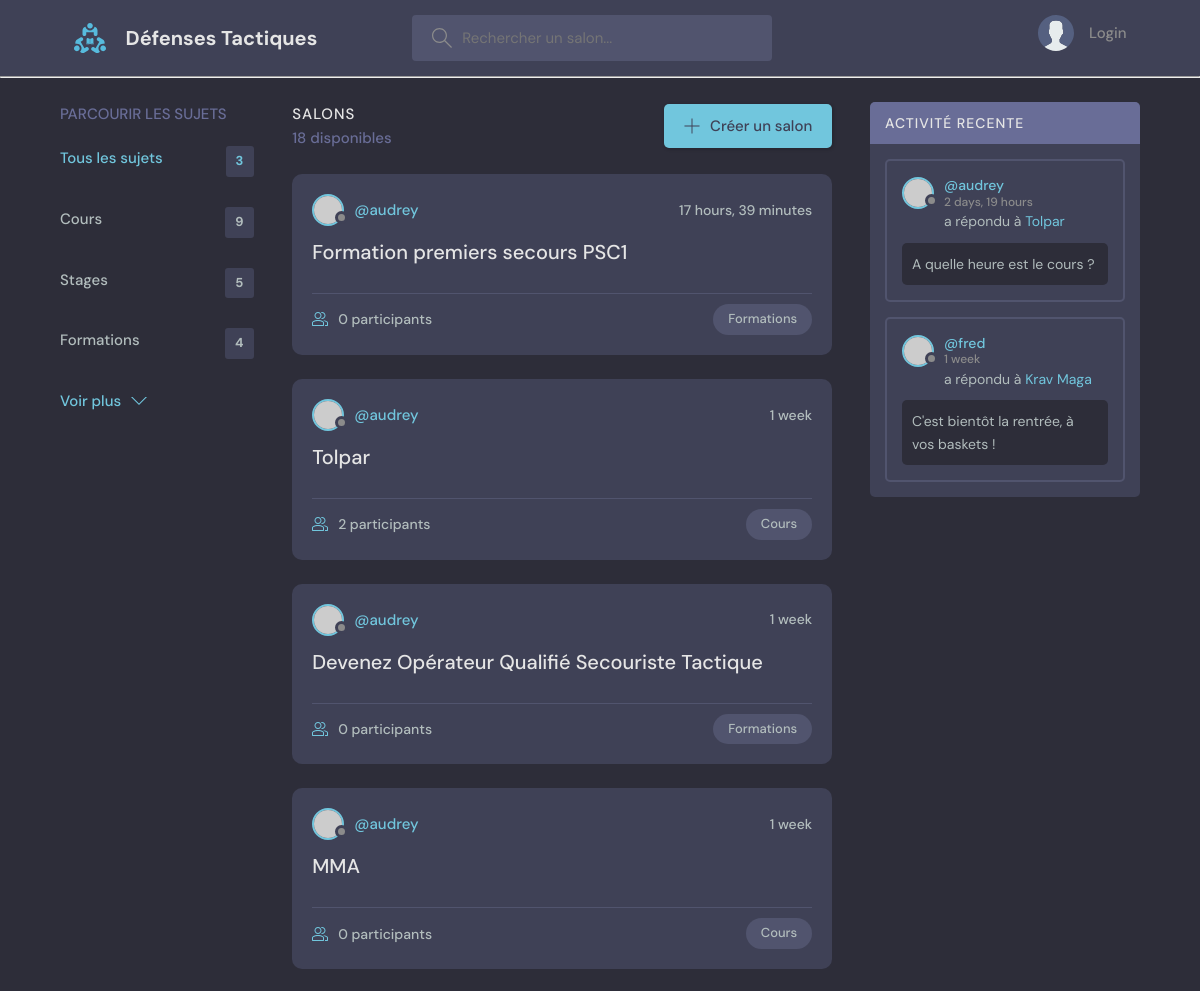
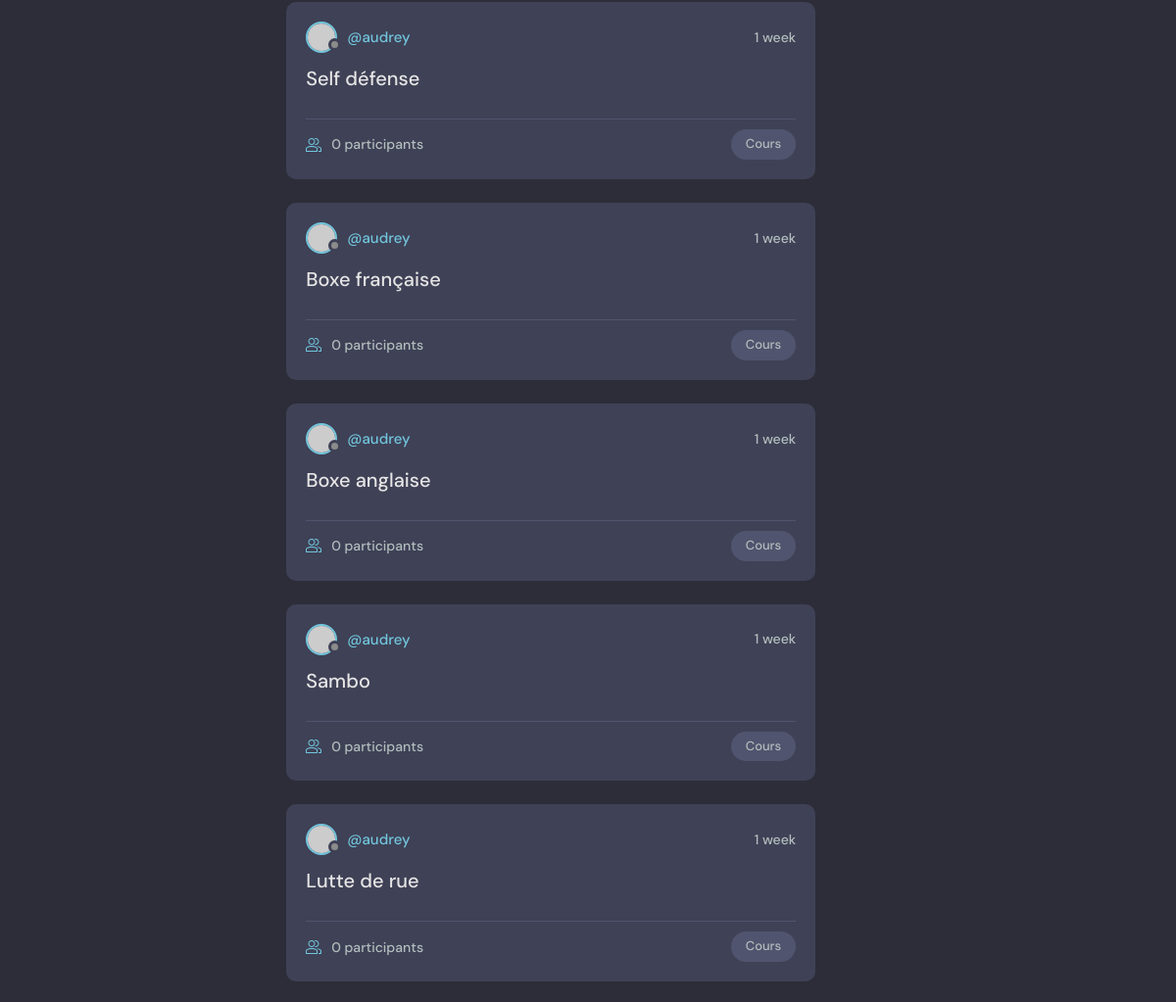
/ (upper part), run on an earlier commit of the app's database (2 pictures, top to bottom).
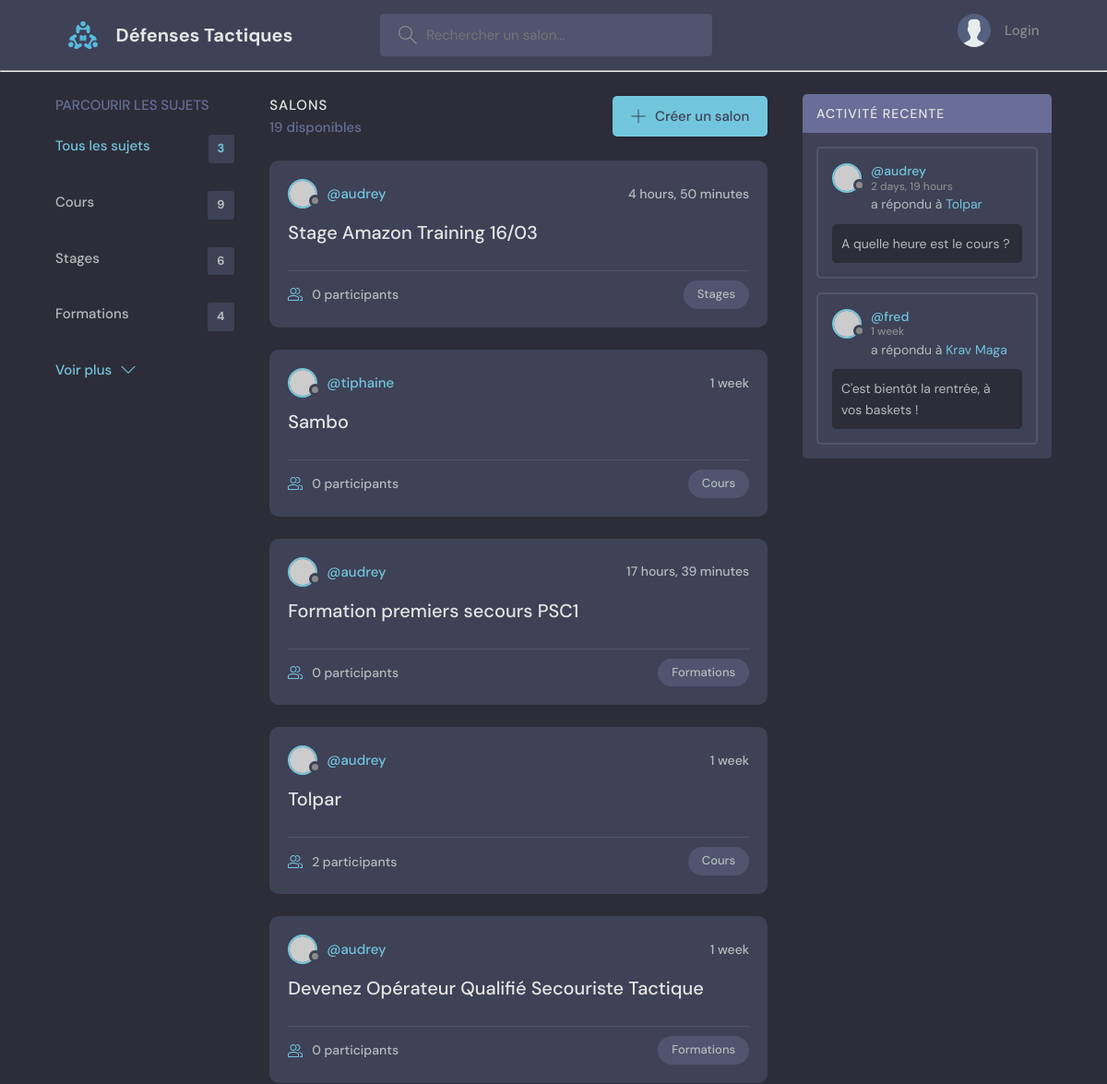
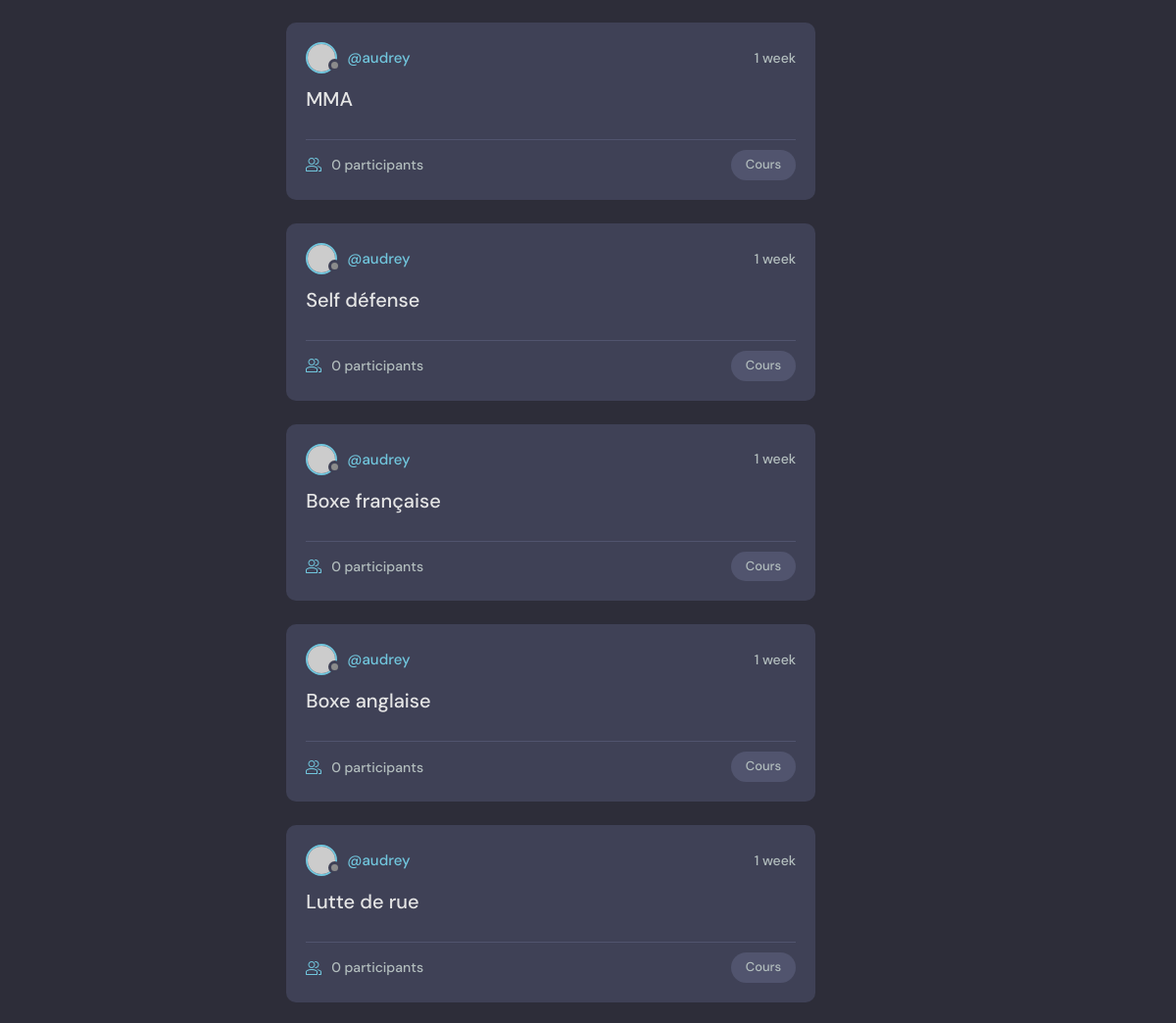
And on a later commit of the database (2 pictures, top to bottom).
### base/models.py (models this page shows, shortened)
class Topic(models.Model):
    name = models.CharField(max_length=200)

class Room(models.Model):
    host = models.ForeignKey(User, null=True, on_delete=models.SET_NULL)
    topic = models.ForeignKey(Topic, null=True, on_delete=models.SET_NULL)
    name = models.CharField(max_length=200)
    description = models.TextField(null=True, blank=True)
    participants = models.ManyToManyField(User, related_name='participants', blank=True)
    created = models.DateTimeField(auto_now_add=True)
    updated = models.DateTimeField(auto_now=True)
    class Meta:
        ordering = ['-updated', '-created']

class Message(models.Model):
    user = models.ForeignKey(User, on_delete=models.CASCADE)
    room = models.ForeignKey(Room, on_delete=models.CASCADE)
    body = models.TextField()
    created = models.DateTimeField(auto_now_add=True)
    updated = models.DateTimeField(auto_now=True)
    class Meta:
        ordering = ['-updated', '-created']

### base/views.py (the view)
# urls.py: 2. Add a URL to urlpatterns:  path('', views.home, name='home')
def home(request):
    q = request.GET.get('q') if request.GET.get('q') != None else ''
    rooms = Room.objects.all().filter(
        Q(topic__name__icontains=q) | Q(name__icontains=q) | Q(description__icontains=q)
    )
    topics = Topic.objects.all()[0:5]
    room_count = rooms.count()
    room_messages = Message.objects.filter(Q(room__topic__name__icontains=q))
    context = {
        'rooms': rooms,
        'topics': topics,
        'room_count': room_count,
        'room_messages': room_messages
    }
    return render(request, 'base/home.html', context)

### base/templates/base/home.html (shortened to what this page needs)
{% extends 'main.html' %}
{% block content %}
  <main class="layout layout--3">
    <div class="container">
      {% include 'base/topics_component.html' %}
      <div class="roomList">
        <div class="roomList__header">
          <div>
            <h2>Salons</h2>
            <p>{{ room_count }} disponibles</p>
          </div>
          <a class="btn btn--main" href="{% url 'create-room' %}">
            <svg version="1.1" xmlns="http://www.w3.org/2000/svg" width="32" height="32" viewBox="0 0 32 32">
              <title>add</title>
              <path
                d="M16.943 0.943h-1.885v14.115h-14.115v1.885h14.115v14.115h1.885v-14.115h14.115v-1.885h-14.115v-14.115z"
              ></path>
            </svg>
            Créer un salon
          </a>
        </div>
        {% include 'base/feed_component.html' %}
      </div>
      {% include 'base/activity_component.html' %}
    </div>
  </main>
{% endblock %}

### base/templates/base/topics_component.html
<div class="topics">
    <div class="topics__header">
      <h2>Parcourir les sujets</h2>
    </div>
    <ul class="topics__list">
      <li>
        <a href="{% url 'home' %}" class="active">Tous les sujets<span>{{ topics.count }}</span></a>
      </li>
      {% for topic in topics %}
          <li>
            <a href="{% url 'home' %}?q={{ topic.name }}">{{ topic.name }}<span>{{ topic.room_set.all.count }}</span></a>
          </li>
      {% endfor %}
    </ul>
    <a class="btn btn--link" href="{% url 'topics' %}">
      Voir plus
      <svg version="1.1" xmlns="http://www.w3.org/2000/svg" width="32" height="32" viewBox="0 0 32 32">
        <title>chevron-down</title>
        <path d="M16 21l-13-13h-3l16 16 16-16h-3l-13 13z"></path>
      </svg>
    </a>
</div>

### base/templates/base/feed_component.html (shortened to what this page needs)
{% for room in rooms %}
    <div class="roomListRoom">
      <div class="roomListRoom__header">
        <a href="{% url 'user-profile' room.host.id %}" class="roomListRoom__author">
          <div class="avatar avatar--small">
            <img src="https://randomuser.me/api/portraits/women/11.jpg" />
          </div>
          <span>@{{ room.host.username }}</span>
        </a>
        <div class="roomListRoom__actions">
          <span>{{ room.created|timesince }}</span>
        </div>
      </div>
      <div class="roomListRoom__content">
        <a href="{% url 'room' room.id %}">{{ room.name }}</a>
      </div>
      <div class="roomListRoom__meta">
        <a href="{% url 'room' room.id %}" class="roomListRoom__joined">
          {{ room.participants.all.count }} participants
        </a>
        <p class="roomListRoom__topic">{{ room.topic.name }}</p>
      </div>
    </div>
{% endfor %}

### base/templates/base/activity_component.html (shortened to what this page needs)
<div class="activities">
    <div class="activities__header">
      <h2>Activité recente</h2>
    </div>
    {% for message in room_messages %}
        <div class="activities__box">
            <div class="activities__boxHeader roomListRoom__header">
                <a href="{% url 'user-profile' message.user.id %}" class="roomListRoom__author">
                  <div class="avatar avatar--small">
                    <img src="https://randomuser.me/api/portraits/women/11.jpg" />
                  </div>
                  <p>
                    @{{ message.user }}
                    <span>{{ message.created | timesince }}</span>
                  </p>
                </a>
            </div>
            <div class="activities__boxContent">
                <p>a répondu à <a href="{% url 'room' message.room.id %}">{{ message.room.name }}</a></p>
                <div class="activities__boxRoomContent">
                  {{ message.body }}
                </div>
            </div>
        </div>
    {% endfor %}
</div>

What changed in the data, as far as the page shows it:
computed for Topic "Stages": room_set.all.count "5" → "6"
added Room: host.username "audrey", created "4 hours, 50 minutes", name "Stage Amazon Training 16/03", participants.all.count "0", topic.name "Stages"
changed Room "Sambo": host.username "audrey" → "tiphaine"; moves up the list
Also different on the page:
{{ room_count }}: "18" → "19"
